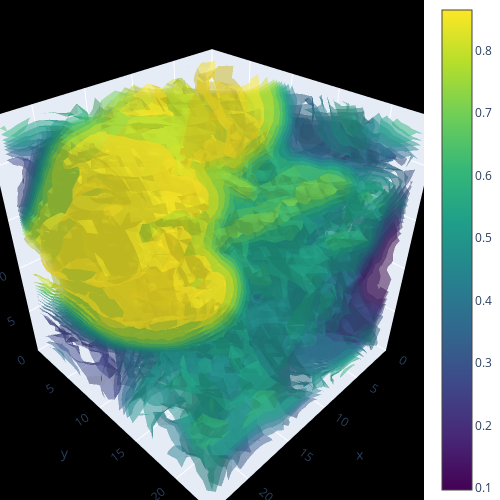

The notebook cell saved with this chart:
### Markdown cell above
the 3D volume is stored in a numpy array and can be interactively visualized using the ipyvolume library...

### Code cell
# Visualize the volume in 3D space - needs plotly and ipywidgets
if plotly_3d:
    tomodpdt.plotting.visualize_3d_volume(volume)

### Figure 1 — Plotly figure (JSON) as saved in the notebook; plotly's stock layout.template omitted (floating-point values rounded to 4 significant figures; data arrays with more than 128 entries replaced by an {"elided": "..."} marker saying what was removed)
{"data": [{"caps": {"x": {"show": false}, "y": {"show": false}, "z": {"show": false}}, "colorscale": [[0, "#440154"], [0.1111, "#482878"], [0.2222, "#3e4989"], [0.3333, "#31688e"], [0.4444, "#26828e"], [0.5556, "#1f9e89"], [0.6667, "#35b779"], [0.7778, "#6ece58"], [0.8889, "#b5de2b"], [1, "#fde725"]], "isomax": 0.8654, "isomin": 0.09636, "opacity": 0.5, "surface": {"count": 15}, "type": "isosurface", "value": {"elided": "13824 float values"}, "x": {"elided": "13824 int values"}, "y": {"elided": "13824 int values"}, "z": {"elided": "13824 int values"}}], "layout": {"height": 500, "margin": {"b": 0, "l": 0, "r": 0, "t": 0}, "scene": {"bgcolor": "black", "camera": {"eye": {"x": 1.25, "y": 1.25, "z": 1.25}}, "xaxis": {"range": [0, 24]}, "yaxis": {"range": [0, 24]}, "zaxis": {"range": [0, 24]}}, "width": 500}}
